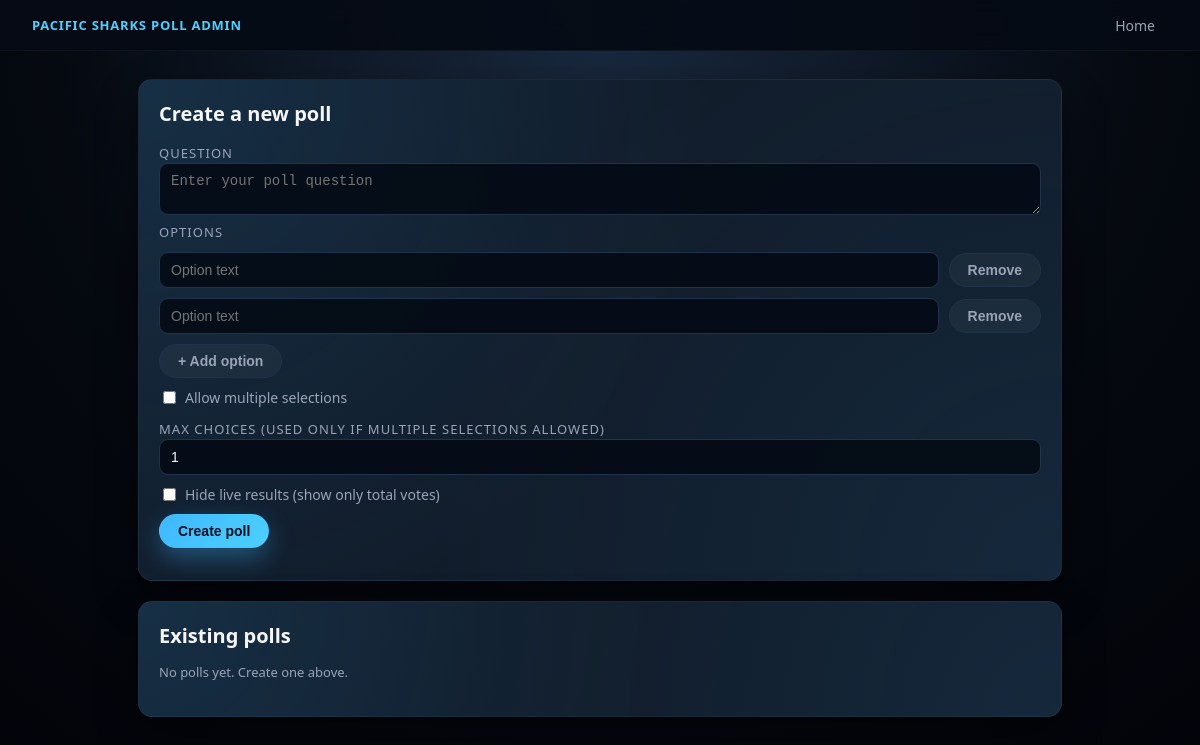
Before: / with the older database file.
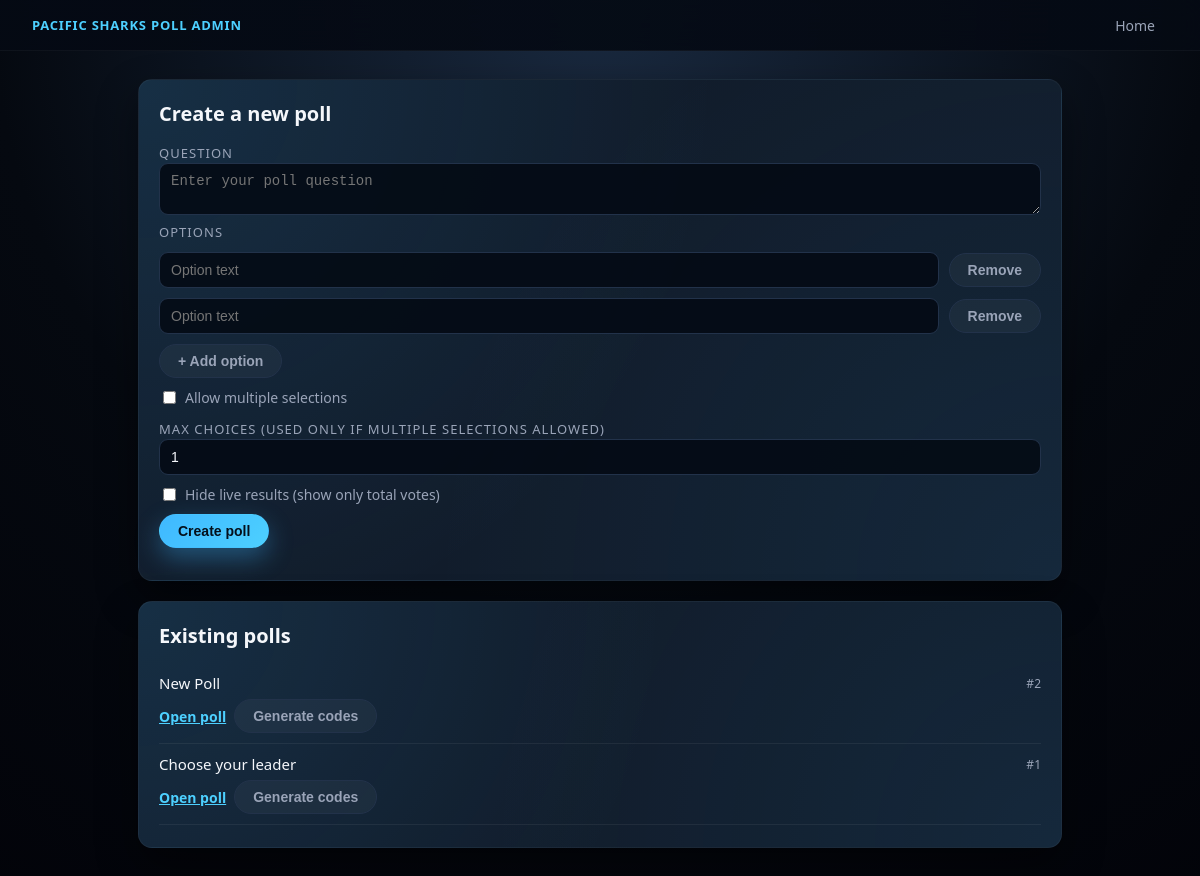
After: the same page with the newer database file.
### tables this page shows
CREATE TABLE polls (
    id INTEGER PRIMARY KEY AUTOINCREMENT,
    question TEXT NOT NULL,
    multiple_allowed INTEGER NOT NULL DEFAULT 0,
    max_choices INTEGER DEFAULT NULL,
    hide_results INTEGER NOT NULL DEFAULT 0
);

### backend/app.py (the view)
@app.route("/")
def home():
    db = get_db()
    polls = db.execute("SELECT id, question FROM polls ORDER BY id DESC").fetchall()
    return render_template("admin.html", polls=polls)

### backend/app.py (called while the page is built)
def get_db():
    if "db" not in g:
        g.db = sqlite3.connect(DB_PATH)
        g.db.row_factory = sqlite3.Row
    return g.db

### frontend/templates/admin.html (shortened to what this page needs)
<!doctype html>
<html lang="en">
  <head>
    <link
      rel="stylesheet"
      href="{{ url_for('static', filename='style.css') }}"
    />
  </head>
  <body class="page">
    <header class="top-bar">
      <div class="top-bar-left">
        <div class="brand">Pacific Sharks Poll Admin</div>
      </div>
      <div class="top-bar-right">
        <a href="{{ url_for('home') }}" class="top-link">Home</a>
      </div>
    </header>
    <main class="content">
      <section class="card">
        <h1 class="card-title">Create a new poll</h1>
        <label class="field-label" for="question">Question</label>
        <textarea
          id="question"
          rows="2"
          class="field-input"
          placeholder="Enter your poll question"
        ></textarea>
        <label class="field-label">Options</label>
        <div id="options-container"></div>
        <button id="add-option" class="btn btn-secondary" type="button">
          + Add option
        </button>
        <div class="field-row">
          <label class="checkbox-label">
            <input type="checkbox" id="multiple_allowed" />
            Allow multiple selections
          </label>
        </div>
        <label class="field-label" for="max_choices">
          Max choices (used only if multiple selections allowed)
        </label>
        <input
          type="number"
          id="max_choices"
          min="1"
          value="1"
          class="field-input"
        />
        <div class="field-row">
          <label class="checkbox-label">
            <input type="checkbox" id="hide_results" />
            Hide live results (show only total votes)
          </label>
        </div>
        <button id="create-poll" class="btn btn-primary" type="button">
          Create poll
        </button>
      </section>
      <section class="card">
        <h2 class="card-title">Existing polls</h2>
        {% if polls %}
        <ul class="poll-list">
          {% for p in polls %}
          <li class="poll-list-item">
            <div class="poll-list-main">
              <span class="poll-question">{{ p.question }}</span>
              <span class="poll-id">#{{ p.id }}</span>
            </div>
            <div class="poll-list-actions">
              <a
                href="{{ url_for('poll_view', poll_id=p.id) }}"
                class="btn btn-link"
                target="_blank"
              >
                Open poll
              </a>
              <button
                class="btn btn-secondary btn-generate-codes"
                data-poll-id="{{ p.id }}"
                data-poll-question="{{ p.question }}"
              >
                Generate codes
              </button>
            </div>
          </li>
          {% endfor %}
        </ul>
        {% else %}
        <p class="muted">No polls yet. Create one above.</p>
        {% endif %}
      </section>
    </main>
  </body>
</html>

### frontend/static/style.css (style rules this page uses)
:root { --bg: #0b1724; --bg-card: #111c2b; --bg-card-soft: #152235; --accent: #3fb8ff; --accent-soft: rgba(63, 184, 255, 0.15); --accent-strong: #4dd0ff; --text: #f5f7fb; --text-muted: #9aa4b8; --border-soft: #22324a; --danger: #ff6b81; --success: #4caf50; --shadow-soft: 0 18px 40px rgba(0, 0, 0, 0.45); --radius-card: 14px; --radius-pill: 999px; --transition-fast: 0.18s ease-out; }
* { box-sizing: border-box; }
body.page { margin: 0; font-family: system-ui, -apple-system, BlinkMacSystemFont, "Segoe UI", sans-serif; background: radial-gradient(circle at top, #1a2a40 0, #050910 55%, #020309 100%); color: var(--text); }
.top-bar { display: flex; justify-content: space-between; align-items: center; padding: 14px 32px; border-bottom: 1px solid rgba(255, 255, 255, 0.04); background: linear-gradient(to right, rgba(5, 10, 20, 0.95), rgba(5, 10, 20, 0.9)); backdrop-filter: blur(16px); position: sticky; top: 0; z-index: 20; }
.brand { font-weight: 700; letter-spacing: 0.06em; text-transform: uppercase; font-size: 13px; color: var(--accent-strong); }
.top-link { color: var(--text-muted); text-decoration: none; font-size: 14px; padding: 6px 12px; border-radius: var(--radius-pill); border: 1px solid transparent; transition: var(--transition-fast); }
.content { max-width: 960px; margin: 28px auto 40px; padding: 0 18px 40px; display: flex; flex-direction: column; gap: 20px; }
.card { background: radial-gradient(circle at top left, rgba(63, 184, 255, 0.12), transparent 55%), radial-gradient(circle at bottom right, rgba(63, 184, 255, 0.08), transparent 60%), var(--bg-card); border-radius: var(--radius-card); padding: 20px 20px 22px; border: 1px solid rgba(255, 255, 255, 0.04); box-shadow: var(--shadow-soft); }
.card-title { margin: 0 0 14px; font-size: 20px; }
.field-label { font-size: 13px; text-transform: uppercase; letter-spacing: 0.08em; color: var(--text-muted); margin: 14px 0 6px; }
.field-input, textarea.field-input { width: 100%; padding: 9px 11px; border-radius: 9px; border: 1px solid var(--border-soft); background: rgba(4, 10, 20, 0.9); color: var(--text); font-size: 14px; outline: none; transition: var(--transition-fast); }
.field-row { display: flex; align-items: center; gap: 10px; margin: 10px 0; }
.checkbox-label { font-size: 14px; color: var(--text-muted); display: flex; align-items: center; gap: 6px; }
.btn { border-radius: var(--radius-pill); border: 1px solid transparent; padding: 8px 18px; font-size: 14px; font-weight: 600; cursor: pointer; transition: var(--transition-fast); display: inline-flex; align-items: center; justify-content: center; gap: 6px; }
.btn-primary { background: linear-gradient(135deg, var(--accent), var(--accent-strong)); color: #04101c; box-shadow: 0 10px 24px rgba(63, 184, 255, 0.35); }
.btn-secondary { background: rgba(255, 255, 255, 0.04); color: var(--text-muted); border-color: var(--border-soft); }
.btn-link { background: transparent; color: var(--accent-strong); border: none; padding: 0; font-size: 14px; cursor: pointer; }
.poll-list { list-style: none; padding: 0; margin: 0; }
.poll-list-item { padding: 10px 0; border-bottom: 1px solid rgba(255, 255, 255, 0.06); display: flex; flex-direction: column; gap: 6px; }
.poll-list-main { display: flex; justify-content: space-between; align-items: center; }
.poll-question { font-size: 15px; }
.poll-id { font-size: 12px; color: var(--text-muted); }
.poll-list-actions { display: flex; gap: 8px; }

Changed rows visible on the page:
added polls: question "New Poll", id "2"
added polls: question "Choose your leader", id "1"
Other visible differences:
text no longer shown: "No polls yet. Create one above."
